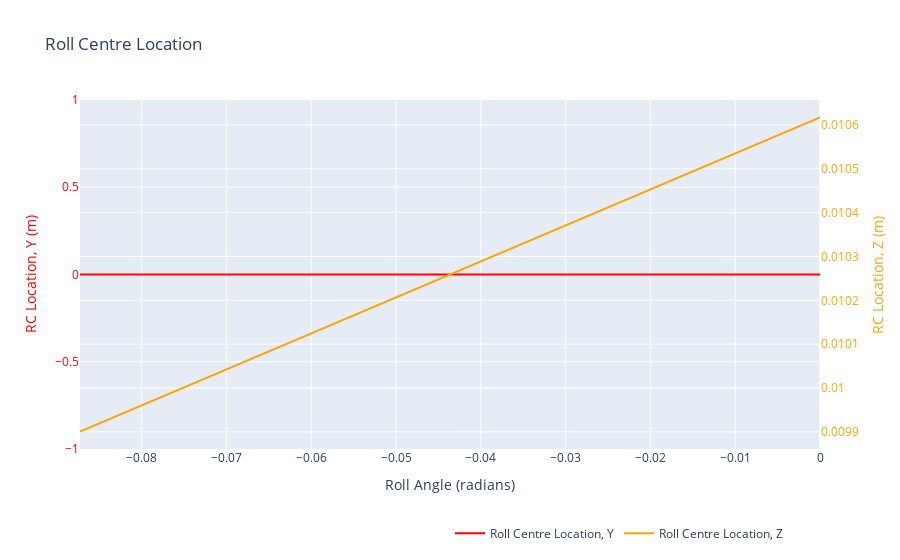

The code cell stored with this chart in its notebook:
### Code cell
# Plot RC vs roll

fig = go.Figure()

fig.add_trace(
    go.Scatter(
        x=results_df["roll_angle"],
        y=results_df["rc_y"],
        mode='lines',
        marker=dict(color='red'),
        name='Roll Centre Location, Y',
        yaxis='y'  # Explicitly associate this trace with the primary y-axis
    )
)

# Add the second trace for "rc_z" on the secondary y-axis
fig.add_trace(
    go.Scatter(
        x=results_df["roll_angle"],
        y=results_df["rc_z"],
        mode='lines',
        marker=dict(color='orange'),
        name='Roll Centre Location, Z',
        yaxis='y2'  # Explicitly associate this trace with the secondary y-axis
    )
)

# Update layout to add a secondary y-axis
fig.update_layout(
    title='Roll Centre Location',
    xaxis=dict(title='Roll Angle (radians)'),
    yaxis=dict(
        title='RC Location, Y (m)',
        titlefont=dict(color='red'),
        tickfont=dict(color='red')
    ),
    yaxis2=dict(
        title='RC Location, Z (m)',
        titlefont=dict(color='orange'),
        tickfont=dict(color='orange'),
        anchor='x',
        overlaying='y',
        side='right'  # Place the secondary y-axis on the right side
    ),
    legend=dict(x=0.5, y=-0.2, orientation='h')  # Adjust legend position if needed
)

# Show the figure
fig.show()

### Figure 1 — Plotly figure (JSON) as saved in the notebook; plotly's stock layout.template omitted (floating-point values rounded to 4 significant figures)
{"data": [{"marker": {"color": "red"}, "mode": "lines", "name": "Roll Centre Location, Y", "type": "scatter", "x": [0, -0.08727], "y": [0, 0], "yaxis": "y"}, {"marker": {"color": "orange"}, "mode": "lines", "name": "Roll Centre Location, Z", "type": "scatter", "x": [0, -0.08727], "y": [0.01062, 0.009901], "yaxis": "y2"}], "layout": {"legend": {"orientation": "h", "x": 0.5, "y": -0.2}, "title": {"text": "Roll Centre Location"}, "xaxis": {"title": {"text": "Roll Angle (radians)"}}, "yaxis": {"tickfont": {"color": "red"}, "title": {"font": {"color": "red"}, "text": "RC Location, Y (m)"}}, "yaxis2": {"anchor": "x", "overlaying": "y", "side": "right", "tickfont": {"color": "orange"}, "title": {"font": {"color": "orange"}, "text": "RC Location, Z (m)"}}}}
